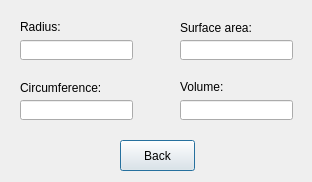
<?xml version="1.0" encoding="UTF-8"?>
<ui version="4.0">
 <class>Sphere</class>
 <widget class="QDialog" name="Sphere">
  <property name="geometry">
   <rect>
    <x>0</x>
    <y>0</y>
    <width>312</width>
    <height>182</height>
   </rect>
  </property>
  <property name="windowTitle">
   <string>Sphere Calculater</string>
  </property>
  <widget class="QPushButton" name="pushButton">
   <property name="geometry">
    <rect>
     <x>120</x>
     <y>140</y>
     <width>75</width>
     <height>31</height>
    </rect>
   </property>
   <property name="text">
    <string>Back</string>
   </property>
  </widget>
  <widget class="QLineEdit" name="lRadius">
   <property name="geometry">
    <rect>
     <x>20</x>
     <y>40</y>
     <width>113</width>
     <height>20</height>
    </rect>
   </property>
  </widget>
  <widget class="QLineEdit" name="lArea">
   <property name="geometry">
    <rect>
     <x>180</x>
     <y>40</y>
     <width>113</width>
     <height>20</height>
    </rect>
   </property>
  </widget>
  <widget class="QLineEdit" name="lCir">
   <property name="geometry">
    <rect>
     <x>20</x>
     <y>100</y>
     <width>113</width>
     <height>20</height>
    </rect>
   </property>
  </widget>
  <widget class="QLineEdit" name="lVolume">
   <property name="geometry">
    <rect>
     <x>180</x>
     <y>100</y>
     <width>113</width>
     <height>20</height>
    </rect>
   </property>
  </widget>
  <widget class="QLabel" name="label">
   <property name="geometry">
    <rect>
     <x>20</x>
     <y>20</y>
     <width>46</width>
     <height>13</height>
    </rect>
   </property>
   <property name="text">
    <string>Radius:</string>
   </property>
  </widget>
  <widget class="QLabel" name="label_2">
   <property name="geometry">
    <rect>
     <x>180</x>
     <y>20</y>
     <width>71</width>
     <height>16</height>
    </rect>
   </property>
   <property name="text">
    <string>Surface area:</string>
   </property>
  </widget>
  <widget class="QLabel" name="label_3">
   <property name="geometry">
    <rect>
     <x>20</x>
     <y>80</y>
     <width>81</width>
     <height>16</height>
    </rect>
   </property>
   <property name="text">
    <string>Circumference:</string>
   </property>
  </widget>
  <widget class="QLabel" name="label_4">
   <property name="geometry">
    <rect>
     <x>180</x>
     <y>80</y>
     <width>46</width>
     <height>13</height>
    </rect>
   </property>
   <property name="text">
    <string>Volume:</string>
   </property>
  </widget>
 </widget>
 <resources/>
 <connections/>
</ui>
